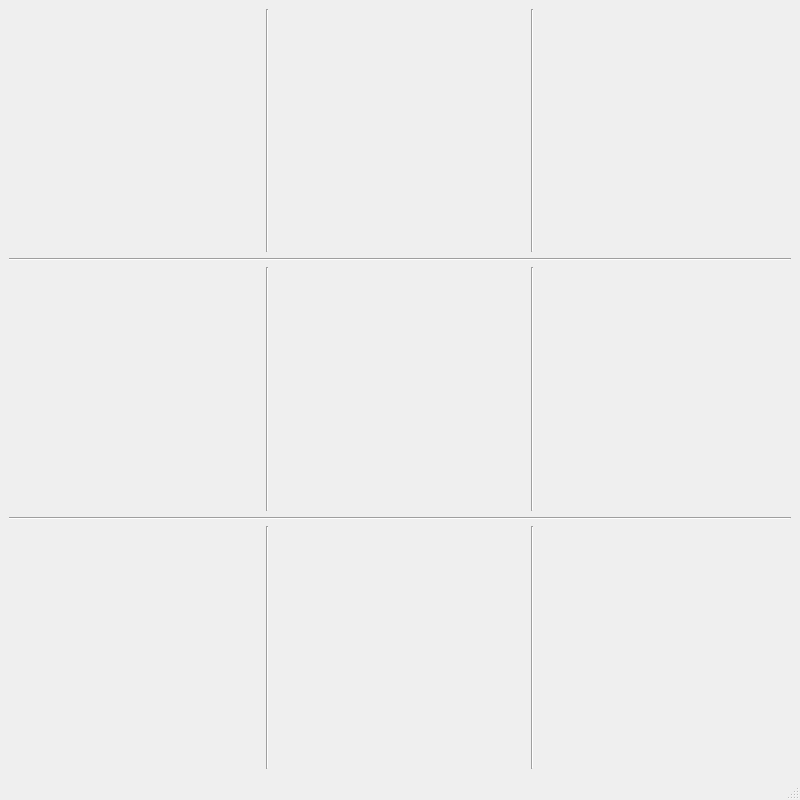
<?xml version="1.0" encoding="UTF-8"?>
<ui version="4.0">
 <class>MainWindow</class>
 <widget class="QMainWindow" name="MainWindow">
  <property name="geometry">
   <rect>
    <x>0</x>
    <y>0</y>
    <width>800</width>
    <height>800</height>
   </rect>
  </property>
  <property name="sizePolicy">
   <sizepolicy hsizetype="Preferred" vsizetype="Preferred">
    <horstretch>0</horstretch>
    <verstretch>0</verstretch>
   </sizepolicy>
  </property>
  <property name="windowTitle">
   <string>MainWindow</string>
  </property>
  <widget class="QWidget" name="centralwidget">
   <layout class="QGridLayout" name="gridLayout">
    <item row="4" column="5">
     <widget class="Box" name="b23" native="true"/>
    </item>
    <item row="6" column="2">
     <widget class="Line" name="line_5">
      <property name="orientation">
       <enum>Qt::Vertical</enum>
      </property>
     </widget>
    </item>
    <item row="2" column="5">
     <widget class="Box" name="b13" native="true"/>
    </item>
    <item row="4" column="2">
     <widget class="Line" name="line_4">
      <property name="orientation">
       <enum>Qt::Vertical</enum>
      </property>
     </widget>
    </item>
    <item row="6" column="1">
     <widget class="Box" name="b31" native="true"/>
    </item>
    <item row="6" column="5">
     <widget class="Box" name="b33" native="true"/>
    </item>
    <item row="3" column="1" colspan="5">
     <widget class="Line" name="line">
      <property name="orientation">
       <enum>Qt::Horizontal</enum>
      </property>
     </widget>
    </item>
    <item row="5" column="1" colspan="5">
     <widget class="Line" name="line_2">
      <property name="orientation">
       <enum>Qt::Horizontal</enum>
      </property>
     </widget>
    </item>
    <item row="2" column="3">
     <widget class="Box" name="b12" native="true"/>
    </item>
    <item row="2" column="1">
     <widget class="Box" name="b11" native="true"/>
    </item>
    <item row="4" column="3">
     <widget class="Box" name="b22" native="true"/>
    </item>
    <item row="6" column="3">
     <widget class="Box" name="b32" native="true"/>
    </item>
    <item row="4" column="1">
     <widget class="Box" name="b21" native="true"/>
    </item>
    <item row="2" column="2">
     <widget class="Line" name="line_3">
      <property name="orientation">
       <enum>Qt::Vertical</enum>
      </property>
     </widget>
    </item>
    <item row="2" column="4">
     <widget class="Line" name="line_6">
      <property name="orientation">
       <enum>Qt::Vertical</enum>
      </property>
     </widget>
    </item>
    <item row="4" column="4">
     <widget class="Line" name="line_7">
      <property name="orientation">
       <enum>Qt::Vertical</enum>
      </property>
     </widget>
    </item>
    <item row="6" column="4">
     <widget class="Line" name="line_8">
      <property name="orientation">
       <enum>Qt::Vertical</enum>
      </property>
     </widget>
    </item>
   </layout>
  </widget>
  <widget class="QMenuBar" name="menubar">
   <property name="geometry">
    <rect>
     <x>0</x>
     <y>0</y>
     <width>800</width>
     <height>21</height>
    </rect>
   </property>
  </widget>
  <widget class="QStatusBar" name="statusbar"/>
 </widget>
 <customwidgets>
  <customwidget>
   <class>Box</class>
   <extends>QWidget</extends>
   <header>box.h</header>
   <container>1</container>
  </customwidget>
 </customwidgets>
 <resources/>
 <connections/>
</ui>
